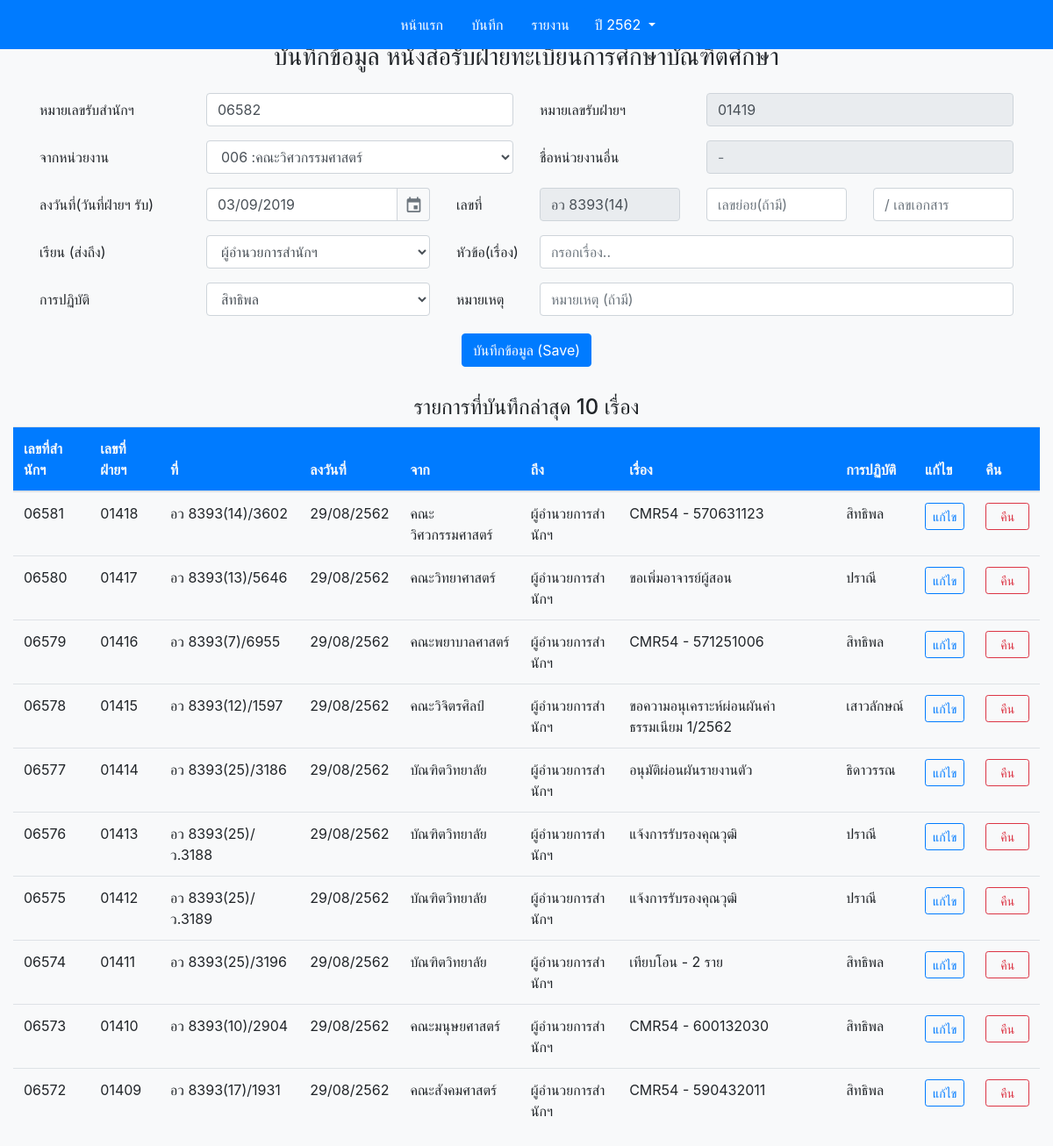
Page /edit.php on the committed database.
### tables this page shows
CREATE TABLE `doc` (
  `reg_num` smallint(5) UNSIGNED ZEROFILL NOT NULL DEFAULT '00000',
  `gra_num` smallint(5) UNSIGNED ZEROFILL NOT NULL,
  `date` date NOT NULL,
  `fac_id` smallint(3) NOT NULL DEFAULT '0',
  `from_sub_num` varchar(15) NOT NULL,
  `from_run_num` varchar(15) DEFAULT NULL,
  `dear_to_id` tinyint(1) NOT NULL DEFAULT '0',
  `title` varchar(250) NOT NULL,
  `staff_id` tinyint(1) NOT NULL,
  `status` bit(1) DEFAULT b'1' COMMENT '0 = คืน',
  `year_show` smallint(4) NOT NULL DEFAULT '0'
);

CREATE TABLE `fac` (
  `fac_id` smallint(3) UNSIGNED ZEROFILL NOT NULL,
  `fac_name` varchar(70) NOT NULL,
  `fac_name_eng` varchar(255) DEFAULT '',
  `fac_doc_code` varchar(15) NOT NULL DEFAULT ''
);

CREATE TABLE `dear_to` (
  `dear_to_id` tinyint(1) NOT NULL DEFAULT '0',
  `dear_to_title` varchar(60) DEFAULT NULL
);

CREATE TABLE `staff` (
  `staff_id` tinyint(1) UNSIGNED NOT NULL,
  `staff_name` varchar(20) NOT NULL,
  `staff_surname` varchar(20) NOT NULL
);

### fetch.php (the view, shortened to what this page needs)
<?php
require_once("config.inc");
$year_show = !empty($_GET["get_year_show"]) ? $_GET["get_year_show"] : date("Y")+543;
if(isset($_GET['s']) && $_GET['s']!=''){
  $search_text = $_GET['s'];
  $sql = "SELECT * FROM doc LEFT JOIN fac ON doc.fac_id = fac.fac_id
        LEFT JOIN others_fac ON (doc.gra_num = others_fac.gra_num AND doc.year_show = others_fac.year_show)
        LEFT JOIN staff ON doc.staff_id = staff.staff_id
        LEFT JOIN dear_to ON doc.dear_to_id = dear_to.dear_to_id
        LEFT JOIN tips ON (doc.gra_num = tips.gra_num AND doc.year_show = tips.year_show)
        WHERE doc.year_show ='$year_show' AND (doc.reg_num LIKE '%$search_text%'
        OR doc.date LIKE '%$search_text%'
        OR doc.title LIKE '%$search_text%'
        OR doc.gra_num LIKE '%$search_text%'
        OR fac.fac_name LIKE '%$search_text%'
        OR staff.staff_name LIKE '%$search_text%'
        OR others_fac.fac_name LIKE '%$search_text%')
        ORDER BY doc.gra_num DESC,doc.year_show DESC";
  $table_h = "ผลการค้นหาทั้งหมด";
}
elseif(isset($show_in_edit)){
  $sql = "SELECT * FROM doc LEFT JOIN fac ON doc.fac_id = fac.fac_id
        LEFT JOIN others_fac ON (doc.gra_num = others_fac.gra_num AND doc.year_show = others_fac.year_show)
        LEFT JOIN staff ON doc.staff_id = staff.staff_id
        LEFT JOIN dear_to ON doc.dear_to_id = dear_to.dear_to_id
        LEFT JOIN tips ON (doc.gra_num = tips.gra_num AND doc.year_show = tips.year_show)
        WHERE doc.year_show ='$year_show'
        ORDER BY doc.gra_num DESC,doc.year_show DESC LIMIT 10";
  $table_h = "รายการที่บันทึกล่าสุด";
}
$query = $mysqli -> query($sql);
if($query -> num_rows>0){
  $num_rows = $query -> num_rows;
  $limitpage = $num_rows>190 ? 20 : ceil($num_rows/10);?>
    <h4 id="table_title" align="center"> <?=$table_h." ".$num_rows?> เรื่อง</h4>
    <table id="table01" class="table table-hover ">
      <thead>
        <tr class="bg-primary text-light">
          <th scope="col">เลขที่สำนักฯ</th>
          <th scope="col">เลขที่ฝ่ายฯ</th>
          <th scope="col">ที่</th>
          <th scope="col">ลงวันที่</th>
          <th scope="col">จาก</th>
          <th scope="col">ถึง</th>
          <th scope="col">เรื่อง</th>
          <th scope="col">การปฏิบัติ</th>
          <th scope="col">แก้ไข</th>
          <th scope="col">คืน</th>
        </tr>
      </thead>
      <tbody>
      <?php while($row = $query -> fetch_array()){?>
        <tr <?php if($row[9]==0){ echo"class='text-muted'";}?>>
            <td><?=sprintf("%05d", $row[0])?></td>
            <td><?=$row[1]?></td>
            <td><?php $doc_num =($row[18]!=null)? $row[18]:"อว ".$row[14]; echo $doc_num.$row[4]."/".$row[5];?></td>
            <td><?=date("d/m",strtotime($row[2]))?>/<?=$row[10]?></td>
            <td><?php $doc_fac = ($row[17])? $row[17] : $row[12]; echo mb_strimwidth($doc_fac, 0, 20, "...");?></td>
            <td><?=$row[23]?></td>
            <td class='text-left' data-container="body" data-toggle="tooltip" data-placement="bottom" title="<?=$row[25]?>"><?php echo mb_strimwidth($row[7], 0, 65, "...")?></td>
            <td><?=$row[20]?></td>
            <?php if($row[9]!=0){ ?>
                    <td><a role="button" class="btn btn-outline-primary btn-sm" href="modify.php?gra_num=<?=$row[1]?>&year_show=<?=$year_show?>">แก้ไข</a></td>
                    <td><button  id="return" type="button" class="btn btn-outline-danger btn-sm" data-toggle="modal" data-gra_num="<?=$row[1]?>" data-target="#returnModal">&nbsp;&nbsp;คืน&nbsp;&nbsp;</button></td>
                <?php }
                  else{ ?>
                    <td colspan="2"><button type="button" class="btn btn-outline-secondary btn-sm" disabled>คืนเรื่องแล้ว</button></td>
            <?php }?>
          </tr>
      <?php }?>
      </tbody>
      </table>
<?php }
else {?>
<h4 align="center">ไม่พบหนังสือรับตามข้อมูลที่ท่านค้นหา</h4>
<?php };?>

### inputform.php (shortened to what this page needs)
<form class="needs-validation" novalidate style="margin:auto" action="<?=$action?>" method="POST">
    <div class="form-group row">
      <label for="reg_num" class="col-lg-2 col-form-label">หมายเลขรับสำนักฯ</label>
      <div class="col-lg-4">
        <input maxlength="5" name="reg_num" class="form-control" type="text" placeholder="เลขรับสำนัก" value="<?=sprintf("%05s",$past_reg_num)?>"  required  autofocus value="value text" onfocus="var temp_value=this.value; this.value=''; this.value=temp_value">
      </div>
      <label for="gra_num" class="col-lg-2 col-form-label">หมายเลขรับฝ่ายฯ</label>
      <div class="col-lg-4">
        <input maxlength="5"  name ="gra_num" class="form-control" type="text" placeholder="เลขรับห้อง" value="<?=sprintf("%05s",$past_gra_num)?>" readonly required>
      </div>
    </div>
    <div class="form-group row">
      <label for="fac" class="col-2 col-form-label">จากหน่วยงาน</label>
      <div class="col-4">
        <select class="form-control" id="fac" name="fac_id" onchange="ChangeOthersFacInput()">
        <?php while($row_assoc = $query_fac -> fetch_assoc()){?>
          <option id="fac_id" value="<?=$row_assoc['fac_id']?>"
              <?php if($row_assoc['fac_id']==$past_fac_id){?> selected <?php }?>>
                <?=$row_assoc['fac_id'].' :'.$row_assoc['fac_name']?>
          </option> <?php }?>
      </select>
      </div>
      <label for="others_fac" class="col-lg-2 col-form-label">ชื่อหน่วยงานอื่น</label>
      <div id ="others_fac_type" class="col-lg-4">
        <input name ="others_fac" id ="others_fac" class="form-control" type="text" placeholder="-"  value="<?=$others_fac_name?>"  <?php if($past_fac_id!='999'){ ?> readonly <?php } ?>>
      </div>
    </div>
    <div class="form-group row">
      <label for="datepicker" class="col-md-2 col-form-label">ลงวันที่(วันที่ฝ่ายฯ รับ)</label>
      <div class="col-md-3">
        <input  maxlength="10" name="datepicker" class="form-control" id="datepicker" value="<?=$date?>" required>
      </div>
      <label for="fac_code" class="col-sm-1 col-form-label">เลขที่</label>
      <div id="fac_code_show" class="col-sm-2">
        <input name="fac_code" idode" class="form-control" type="text" placeholder="เลขหน่วยงาน" value="<?="อว ".$past_fac_doc_code?>" <?php if($past_fac_id!='999'){ ?> readonly <?php } ?> required>
      </div>
      <div class="col-sm-2">
        <input id="from_sub_num" name="from_sub_num" class="form-control" type="text" placeholder="เลขย่อย(ถ้ามี)" value="<?=$from_sub_num?>">
      </div>
      <div class="col-sm-2">
        <input id="from_run_num" name="from_run_num" class="form-control" type="text" placeholder="/ เลขเอกสาร" value="<?=$from_run_num?>" required>
      </div>
    </div>
    <div class="form-group row">
    <label for="dear_to" class="col-md-2 col-form-label">เรียน (ส่งถึง)</label>
      <div class="col-md-3">
        <select class="form-control" id="dear_to" name="dear_to">
        <?php while($row_dear_to = $query_dear_to -> fetch_assoc()){?>
        <option value="<?=$row_dear_to['dear_to_id']?>" <?php if($row_dear_to['dear_to_id']==$dear_to){?> selected <?php }?>><?=$row_dear_to['dear_to_title']?></option>
        <?php }?>
        </select>
      </div>
      <label for="title" class="col-md-1 col-form-label">หัวข้อ(เรื่อง)</label>
      <div class="col-md-6">
        <input name="title" id="title" class="form-control" type="text" placeholder="กรอกเรื่อง.." value="<?=$title?>" required>
      </div>
    </div>
    <div class="form-group row">
      <label for="staff_id" class="col-md-2 col-form-label">การปฏิบัติ</label>
      <div class="col-md-3">
        <select class="form-control" id="staff_id" name="staff_id">
        <?php while($row_staff = $query_staff->fetch_assoc()){?>
        <option id="staff" value="<?=$row_staff['staff_id']?>" <?php if($row_staff['staff_id']==$past_staff_id){?> selected <?php }?>><?=$row_staff['staff_name']?></option>
        <?php }?>
        </select>
      </div>
      <label for="tips-othersfac" class="col-md-1 col-form-label">หมายเหตุ</label>
      <div class="col-md-6">
        <input name="tips" id="tips" class="form-control" type="text" value="<?=$tips?>" placeholder="หมายเหตุ (ถ้ามี)">
      </div>
    </div>

### rows in the picture
doc: reg_num "06582", gra_num "01419", fac_code "อว 8393(14)", reg_num "06581", gra_num "01418", doc_num "อว 8393(14)", from_run_num "3602", date "29/08", year_show "2562", fac.fac_name "คณะวิศวกรรมศาสตร์", dear_to.dear_to_title "ผู้อำนวยการสำนักฯ", title "CMR54 - 570631123", staff.staff_name "สิทธิพล"
doc: reg_num "06580", gra_num "01417", doc_num "อว 8393(13)", from_run_num "5646", date "29/08", year_show "2562", fac.fac_name "คณะวิทยาศาสตร์", dear_to.dear_to_title "ผู้อำนวยการสำนักฯ", title "ขอเพิ่มอาจารย์ผู้สอน", staff.staff_name "ปราณี"
doc: reg_num "06579", gra_num "01416", doc_num "อว 8393(7)", from_run_num "6955", date "29/08", year_show "2562", fac.fac_name "คณะพยาบาลศาสตร์", dear_to.dear_to_title "ผู้อำนวยการสำนักฯ", title "CMR54 - 571251006", staff.staff_name "สิทธิพล"
doc: reg_num "06578", gra_num "01415", doc_num "อว 8393(12)", from_run_num "1597", date "29/08", year_show "2562", fac.fac_name "คณะวิจิตรศิลป์", dear_to.dear_to_title "ผู้อำนวยการสำนักฯ", title "ขอความอนุเคราะห์ผ่อนผันค่าธรรมเนียม 1/2562", staff.staff_name "เสาวลักษณ์"
doc: reg_num "06577", gra_num "01414", doc_num "อว 8393(25)", from_run_num "3186", date "29/08", year_show "2562", fac.fac_name "บัณฑิตวิทยาลัย", dear_to.dear_to_title "ผู้อำนวยการสำนักฯ", title "อนุมัติผ่อนผันรายงานตัว", staff.staff_name "ธิดาวรรณ"
doc: reg_num "06576", gra_num "01413", doc_num "อว 8393(25)", from_run_num "ว.3188", date "29/08", year_show "2562", fac.fac_name "บัณฑิตวิทยาลัย", dear_to.dear_to_title "ผู้อำนวยการสำนักฯ", title "แจ้งการรับรองคุณวุฒิ", staff.staff_name "ปราณี"
doc: reg_num "06575", gra_num "01412", doc_num "อว 8393(25)", from_run_num "ว.3189", date "29/08", year_show "2562", fac.fac_name "บัณฑิตวิทยาลัย", dear_to.dear_to_title "ผู้อำนวยการสำนักฯ", title "แจ้งการรับรองคุณวุฒิ", staff.staff_name "ปราณี"
doc: reg_num "06574", gra_num "01411", doc_num "อว 8393(25)", from_run_num "3196", date "29/08", year_show "2562", fac.fac_name "บัณฑิตวิทยาลัย", dear_to.dear_to_title "ผู้อำนวยการสำนักฯ", title "เทียบโอน - 2 ราย", staff.staff_name "สิทธิพล"
doc: reg_num "06573", gra_num "01410", doc_num "อว 8393(10)", from_run_num "2904", date "29/08", year_show "2562", fac.fac_name "คณะมนุษยศาสตร์", dear_to.dear_to_title "ผู้อำนวยการสำนักฯ", title "CMR54 - 600132030", staff.staff_name "สิทธิพล"
doc: reg_num "06572", gra_num "01409", doc_num "อว 8393(17)", from_run_num "1931", date "29/08", year_show "2562", fac.fac_name "คณะสังคมศาสตร์", dear_to.dear_to_title "ผู้อำนวยการสำนักฯ", title "CMR54 - 590432011", staff.staff_name "สิทธิพล"

### other values in the picture
$year_show "2562"
$table_h "รายการที่บันทึกล่าสุด"
$num_rows "10"
form field fac_id "006 :คณะวิศวกรรมศาสตร์"
form field dear_to "ผู้อำนวยการสำนักฯ"
form field staff_id "สิทธิพล"
